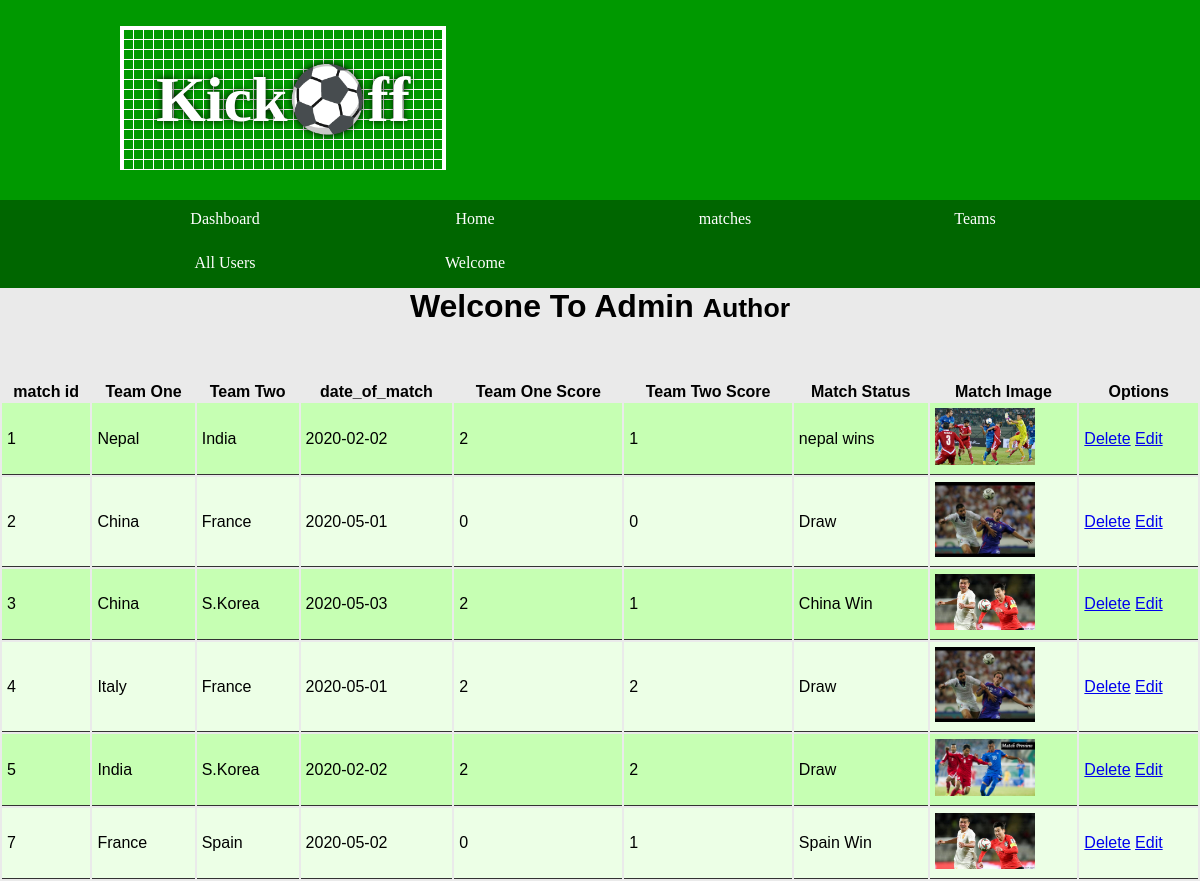
Page /admin/match.php on the committed database.
### tables this page shows
CREATE TABLE IF NOT EXISTS `matchess` (
  `match_id` int(200) NOT NULL AUTO_INCREMENT,
  `team_one` varchar(200) NOT NULL,
  `team_two` varchar(200) NOT NULL,
  `date_of_match` date NOT NULL,
  `team_one_score` varchar(200) NOT NULL,
  `team_two_score` varchar(200) NOT NULL,
  `match_status` varchar(200) NOT NULL,
  `match_image` text NOT NULL,
  PRIMARY KEY (`match_id`)
);

### admin/match.php (the view, shortened to what this page needs)
<?php
include "../includes/db.php";
include"includes/header.php"; ?>
    <div id="wrapper">
        <?php include"includes/navigation.php"; ?>
                    <center>   <h1 class="page-header">
                            Welcone To Admin
                            <small>Author</small> </center>
                        </h1> <br><br>
                        <?php
                        if (isset($_GET['source'])) {
                            $source = $_GET['source'];
                        }
                        else {
                            $source = "";
                        }
                        switch ($source) {
                            default: ?>
                                <table class="table table-bordered table-hover">
                                <thead>
                                    <tr>
                                        <th>match id</th>
                                        <th>Team One</th>
                                        <th>Team Two</th>
                                        <th>date_of_match</th>
                                        <th>Team One Score</th>
                                        <th>Team Two Score</th>
                                        <th>Match Status</th>
                                        <th>Match Image</th>
                                        <th>Options</th>
                                    </tr>
                                </thead>
                                <tbody>
                                    <?php
                                        $query = "SELECT *  FROM  matchess";
                                        $select_match = mysqli_query($connection,$query);
                                        while($row = mysqli_fetch_assoc($select_match)) {
                                            $match_id = $row['match_id'];
                                            $team_one = $row['team_one'];
                                            $team_two = $row['team_two'];
                                            $date_of_match = $row['date_of_match'];
                                            $team_one_score = $row['team_one_score'];
                                            $team_two_score = $row['team_two_score'];
                                            $match_status = $row['match_status'];
                                            $match_image = $row['match_image'];
                                        if ($select_match == TRUE) {
                                     ?>
                                    <tr>
                                        <td><?php echo $match_id ?></td>
                                        <td><?php echo $team_one ?></td>
                                        <td><?php echo $team_two ?></td>
                                        <td><?php echo $date_of_match ?></td>
                                        <td><?php echo $team_one_score ?></td>
                                        <td><?php echo $team_two_score ?></td>
                                        <td><?php echo $match_status ?></td>
                                        <td><img width="100" src="images/<?php echo $match_image ?>"></td>
                                        <?php echo "<td><a href='match.php?delete=$match_id'>Delete</a>"; ?>
                                        <?php echo "<a href='match.php?source=edit_match&match_id=$match_id'>Edit</a>"; ?>
                                    </tr>
                                    <?php } }?>
                                </tbody>
                                </table><?php
                                break;
                        }
                        ?>

### admin/includes/header.php (shortened to what this page needs)
<!DOCTYPE html>
<html>
	<head>
		<link rel="stylesheet" href="css/styles.css"/>
	</head>
	<body>
	<header>
		<section>
			<h1>Kick⚽ff</h1>
		</section>
	</header>

### admin/includes/navigation.php (shortened to what this page needs)
<nav>
		<ul>
			<li><a href="index.php">Dashboard</a></li>
		</ul>
		<ul>
			<li><a href="../index">Home</a></li>
		</ul>
		<ul>
			 <li>
                        <a href="javascript:;" data-toggle="collapse" data-target="#demo1"><i class="fa fa-fw fa-arrows-v"></i>matches <i class="fa fa-fw fa-caret-down"></i></a>
                    </li>
             </ul>
		<ul>
			<li><a href="teams.php">Teams</a></li>
		</ul>
		<ul>
			<li><a href="users.php">All Users</a></li>
		</ul>
		<ul>
			 <li class="dropdown">
                    <a href="#" class="dropdown-toggle" data-toggle="dropdown"><i class="fa fa-user"></i> <?php echo "Welcome " .  ucfirst($_SESSION['s_username']); ?> <b class="caret"></b></a>
	</nav>

### admin/css/styles.css (style rules this page uses)
* { margin: 0; padding: 0; }
html { font-family: 'Oxygen-Regular', verdana, sans-serif; }
body { background-color: #eaeaea; }
header { background-color: #009900; ; color: white; height: 200px; }
header section { width: 1000px; display: block; margin:auto; }
header h1 { margin-top: 0.4em; background: repeating-linear-gradient(to right, transparent 0 9px, #fff 9px 10px), repeating-linear-gradient(to bottom, transparent 0 9px, #fff 9px 10px) #009900; text-shadow: 0px 0px 7px black; font-size: 4em; padding: 0.5em; border-top: 4px solid white; border-bottom: 1px solid white; border-left: 4px solid white; border-right: 4px solid white; float: left; margin-left: 20px; }
nav { width: 100%; background-color: #006600; overflow: auto; }
nav ul { width: 1000px; margin: auto; display: block; list-style-type: none; }
nav ul li { width: 25%; float: left; overflow: auto; text-align: center; }
nav li { color: white; padding-top: 10px; display: block; }
nav a { color: white; text-decoration: none }
nav { font-family: 'Oxygen-Regular'; }
header section { display: block; font-family: 'Oxygen-Regular', cursive; }
p, li, h2 { margin-bottom: 1em; }
table tr:nth-child(odd) td { background-color: #c6ffb3; }
table tr:nth-child(even) td { background-color: #ecffe6; }
table { width: 100%; margin-top: 20px; }
td { padding: 5px; border-bottom: 1px solid #333; }

### rows in the picture
matchess: match_id "1", team_one "Nepal", team_two "India", date_of_match "2020-02-02", team_one_score "2", team_two_score "1", match_status "nepal wins", match_image (picture)
matchess: match_id "2", team_one "China", team_two "France", date_of_match "2020-05-01", team_one_score "0", team_two_score "0", match_status "Draw", match_image (placeholder picture)
matchess: match_id "3", team_one "China", team_two "S.Korea", date_of_match "2020-05-03", team_one_score "2", team_two_score "1", match_status "China Win", match_image (picture)
matchess: match_id "4", team_one "Italy", team_two "France", date_of_match "2020-05-01", team_one_score "2", team_two_score "2", match_status "Draw", match_image (placeholder picture)
matchess: match_id "5", team_one "India", team_two "S.Korea", date_of_match "2020-02-02", team_one_score "2", team_two_score "2", match_status "Draw", match_image (picture)
matchess: match_id "7", team_one "France", team_two "Spain", date_of_match "2020-05-02", team_one_score "0", team_two_score "1", match_status "Spain Win", match_image (picture)
